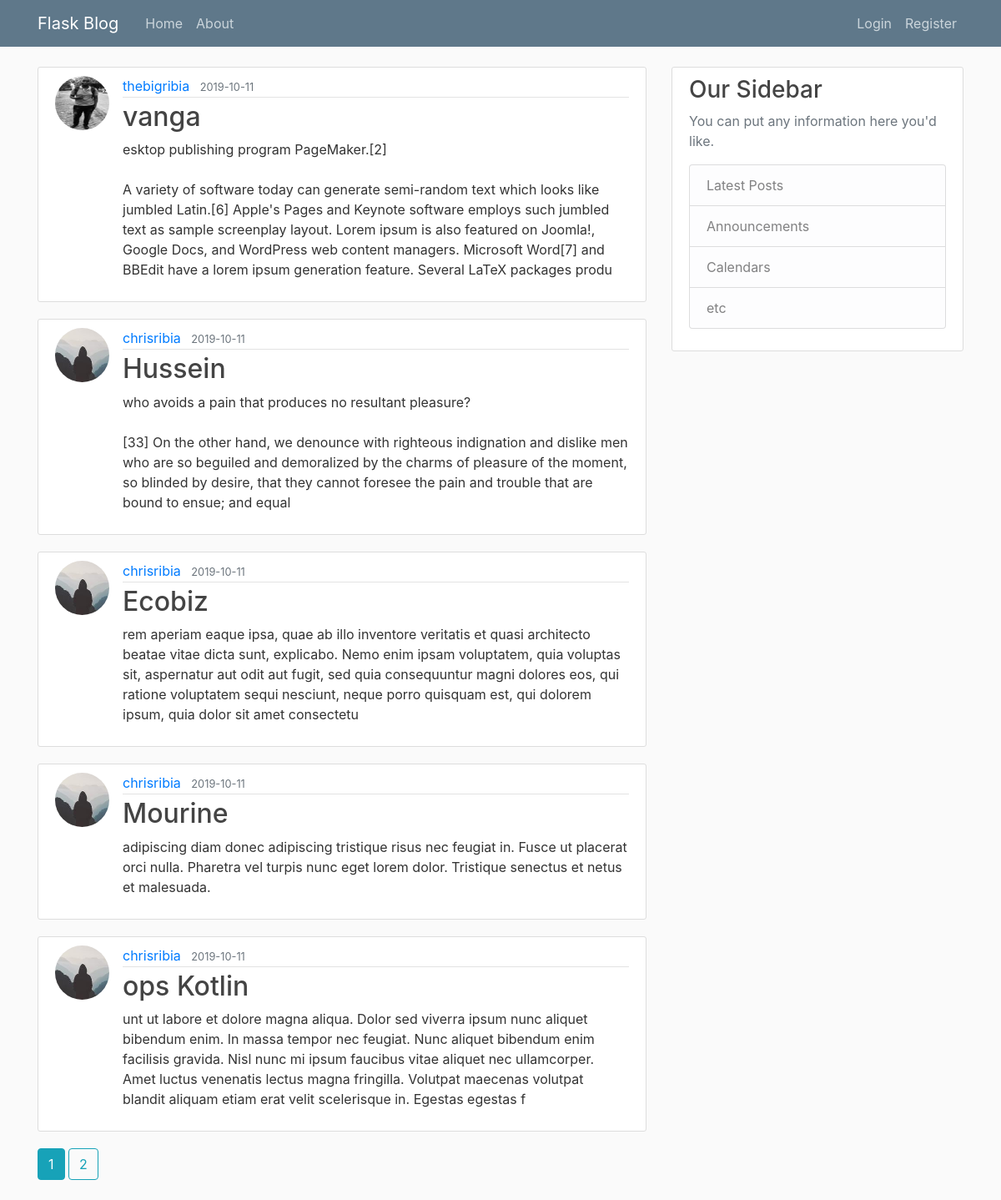
The page /home on the database its author committed.
### flaskblog/models.py (models this page shows, shortened)
class Post(db.Model):
    id = db.Column(db.Integer, primary_key=True)
    title = db.Column(db.String(100), nullable=False)
    date_posted = db.Column(db.DateTime, nullable=False, default=datetime.utcnow)
    content = db.Column(db.Text, nullable=False)
    user_id = db.Column(db.Integer, db.ForeignKey('user.id'), nullable=False)

class User(db.Model, UserMixin):
    id = db.Column(db.Integer, primary_key=True)
    username = db.Column(db.String(20), unique=True, nullable=False)
    email = db.Column(db.String(120), unique=True, nullable=False)
    image_file = db.Column(db.String(20), nullable=False, default='default.jpg')
    password = db.Column(db.String(60), nullable=False)
    posts = db.relationship('Post', backref='author', lazy=True)

### flaskblog/routes.py (the view)
@app.route("/")
@app.route("/home")
def home():
    page = request.args.get('page', 1, type=int)
    posts = Post.query.order_by(Post.date_posted.desc()).paginate(page=page, per_page=5)
    return render_template('home.html', posts=posts)

### flaskblog/templates/home.html
{% extends "layout.html" %}
{% block content %}
    {% for post in posts.items %}
        <article class="media content-section">
          <img class="rounded-circle article-img" src="{{ url_for('static', filename='profile_pics/' + post.author.image_file) }}">
          <div class="media-body">
            <div class="article-metadata">
              <a class="mr-2" href="{{ url_for('user_posts', username=post.author.username) }}">{{ post.author.username }}</a>
              <small class="text-muted">{{ post.date_posted.strftime('%Y-%m-%d') }}</small>
            </div>
            <h2><a class="article-title" href="{{ url_for('post', post_id=post.id) }}">{{ post.title }}</a></h2>
            <p class="article-content">{{ post.content }}</p>
          </div>
        </article>
    {% endfor %}
    {% for page_num in posts.iter_pages(left_edge=1, right_edge=1, left_current=1, right_current=2) %}
      {% if page_num %}
        {% if posts.page == page_num %}
          <a class="btn btn-info mb-4" href="{{ url_for('home', page=page_num) }}">{{ page_num }}</a>
        {% else %}
          <a class="btn btn-outline-info mb-4" href="{{ url_for('home', page=page_num) }}">{{ page_num }}</a>
        {% endif %}
      {% else %}
        ...
      {% endif %}
    {% endfor %}
{% endblock content %}

### flaskblog/static/main.css (style rules this page uses)
body { background: #fafafa; color: #333333; margin-top: 5rem; }
h1, h2, h3, h4, h5, h6 { color: #444444; }
.content-section { background: #ffffff; padding: 10px 20px; border: 1px solid #dddddd; border-radius: 3px; margin-bottom: 20px; }
.article-title { color: #444444; }
.article-content { white-space: pre-line; }
.article-img { height: 65px; width: 65px; margin-right: 16px; }
.article-metadata { padding-bottom: 1px; margin-bottom: 4px; border-bottom: 1px solid #e3e3e3 }

### rows shown on the page
Post: image_file (picture), author.username "thebigribia", date_posted "2019-10-11", title "vanga", content "esktop publishing program PageMaker.[2] A variety of software today can generate semi-random text which looks like jumbled Latin.[6] Apple's Pages and Keynote software employs such jumbled text as sample screenplay layout. Lorem ipsum is also featured on Joomla!, Google Docs, and WordPress web content managers. Microsoft Word[7] and BBEdit have a lorem ipsum generation feature. Several LaTeX packages produ"
Post: image_file (picture), author.username "chrisribia", date_posted "2019-10-11", title "Hussein", content "who avoids a pain that produces no resultant pleasure? [33] On the other hand, we denounce with righteous indignation and dislike men who are so beguiled and demoralized by the charms of pleasure of the moment, so blinded by desire, that they cannot foresee the pain and trouble that are bound to ensue; and equal"
Post: image_file (picture), author.username "chrisribia", date_posted "2019-10-11", title "Ecobiz", content "rem aperiam eaque ipsa, quae ab illo inventore veritatis et quasi architecto beatae vitae dicta sunt, explicabo. Nemo enim ipsam voluptatem, quia voluptas sit, aspernatur aut odit aut fugit, sed quia consequuntur magni dolores eos, qui ratione voluptatem sequi nesciunt, neque porro quisquam est, qui dolorem ipsum, quia dolor sit amet consectetu"
Post: image_file (picture), author.username "chrisribia", date_posted "2019-10-11", title "Mourine", content "adipiscing diam donec adipiscing tristique risus nec feugiat in. Fusce ut placerat orci nulla. Pharetra vel turpis nunc eget lorem dolor. Tristique senectus et netus et malesuada."
Post: image_file (picture), author.username "chrisribia", date_posted "2019-10-11", title "ops Kotlin", content "unt ut labore et dolore magna aliqua. Dolor sed viverra ipsum nunc aliquet bibendum enim. In massa tempor nec feugiat. Nunc aliquet bibendum enim facilisis gravida. Nisl nunc mi ipsum faucibus vitae aliquet nec ullamcorper. Amet luctus venenatis lectus magna fringilla. Volutpat maecenas volutpat blandit aliquam etiam erat velit scelerisque in. Egestas egestas f"

### other values the page prints
{{ page_num }} "1"
{{ page_num }} "2"
